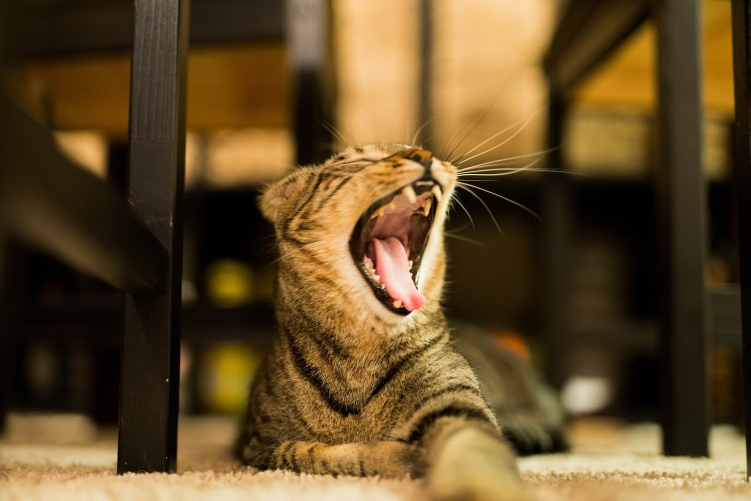
#> input picture source/图像的几何变换/cat.jpg, 1501 x 1001 px (shown at 1/2 size)
$ jupyter execute '图像的几何变换.ipynb'   (shell and % lines are left out)
#> lines starting #> are read from the running program, lines starting #| are printed output that depends on the picture; after the words box and inside, x2 and y2 are one past the last pixel; in counts of white or black regions, pixels touching at a corner belong together
# 缩放（scaling）

[cell 1]
import cv2
import numpy as np
from matplotlib import pyplot as plt

img = cv2.imread('cat.jpg')
#> img is the input picture: shape (1001, 1501, 3); mean B, G, R 40.5, 76.6, 100.2
#放大1.5倍
img2 = cv2.resize(img,None,fx=1.5, fy=1.5, interpolation = cv2.INTER_CUBIC)

# #OR

# height, width = img.shape[:2]
# res = cv2.resize(img,(2*width, 2*height), interpolation = cv2.INTER_CUBIC)

plt.subplot(121),plt.imshow(cv2.cvtColor(img, cv2.COLOR_BGR2RGB)),plt.title('Input')
plt.subplot(122),plt.imshow(cv2.cvtColor(img2, cv2.COLOR_BGR2RGB)),plt.title('Output')
plt.show()

# 位移（translation）

[cell 2]
import cv2
import numpy as np
from matplotlib import pyplot as plt

img = cv2.imread('cat.jpg',1)
#读取图片大小信息
rows,cols = img.shape[:2]
#> rows = 1001; cols = 1501
#定义M矩阵（位移方向和距离信息），以下为向x轴方向移动500像素点，再向y轴方向移动500个像素点
M = np.float32([[1,0,500],[0,1,500]])
#应用m矩阵到原图像
dst = cv2.warpAffine(img,M,(cols,rows))
#显示
plt.subplot(121),plt.imshow(cv2.cvtColor(img, cv2.COLOR_BGR2RGB)),plt.title('Input')
plt.subplot(122),plt.imshow(cv2.cvtColor(dst, cv2.COLOR_BGR2RGB)),plt.title('Output')
plt.show()

# 旋转（rotation）

[cell 3]
import cv2
import numpy as np
from matplotlib import pyplot as plt

#读取图片
img = cv2.imread('cat.jpg',1)
#读取图片大小信息
rows,cols = img.shape[:2]
#创建旋转矩阵
M = cv2.getRotationMatrix2D((cols/2,rows/2),90,1)
#应用到原图像
dst = cv2.warpAffine(img,M,(cols,rows))
#显示
plt.subplot(121),plt.imshow(cv2.cvtColor(img, cv2.COLOR_BGR2RGB)),plt.title('Input')
plt.subplot(122),plt.imshow(cv2.cvtColor(dst, cv2.COLOR_BGR2RGB)),plt.title('Output')
plt.show()

# 仿射变换（affine transformation）

[cell 4]
import cv2
import numpy as np
from matplotlib import pyplot as plt
#读取图片
img = cv2.imread('cat.jpg',1)
#读取图片大小信息
rows,cols = img.shape[:2]
#定义原图像中的参照点
pts1 = np.float32([[50,50],[200,50],[50,200]])
#定义原图像中的参照点在新图像中的位置
pts2 = np.float32([[10,100],[200,50],[100,250]])
#计算出仿射矩阵
M = cv2.getAffineTransform(pts1,pts2)
#应用到原图像
dst = cv2.warpAffine(img,M,(cols,rows))
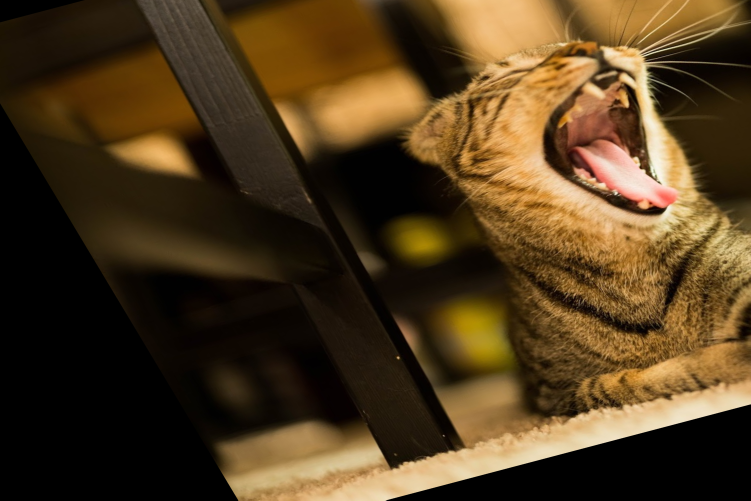
#> dst: shape (1001, 1501, 3) (shown at 1/2 size); mean B, G, R 29.8, 58.5, 79.2

plt.subplot(121),plt.imshow(cv2.cvtColor(img, cv2.COLOR_BGR2RGB)),plt.title('Input')
plt.subplot(122),plt.imshow(cv2.cvtColor(dst, cv2.COLOR_BGR2RGB)),plt.title('Output')
plt.show()
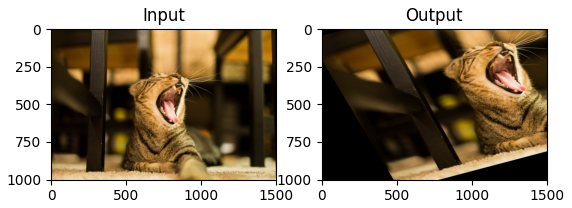
#> figure drawn by matplotlib, 2 panels

# 透视变换（Perspective Transformation）

[cell 5]
import cv2
import numpy as np
from matplotlib import pyplot as plt
#读取图片
img = cv2.imread('cat_pt.jpg',1)
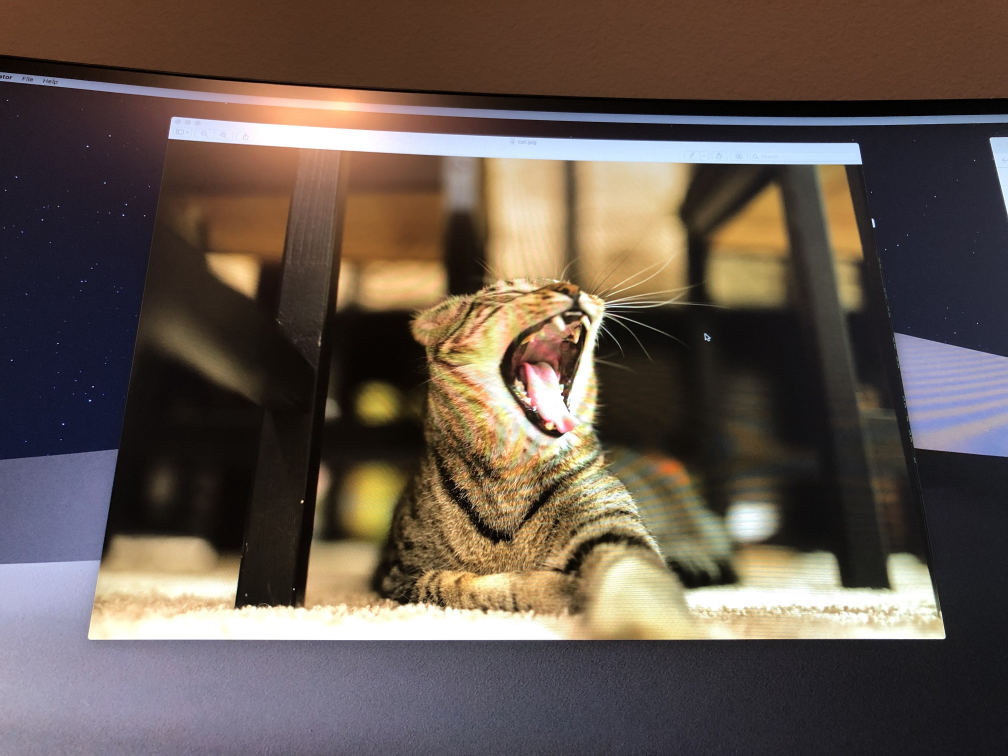
#> input picture source/图像的几何变换/cat_pt.jpg, 4032 x 3024 px (shown at 1/4 size)
#> img is the input picture: shape (3024, 4032, 3); mean B, G, R 77.8, 86.3, 99.5
#读取图片大小信息
rows,cols = img.shape[:2]
#> rows = 3024; cols = 4032
#选取原图中需要被转换物体的四个顶点
pts1 = np.float32([[550,500],[3400,590],[280,3870],[3890,3500]])
#设置在新图像中原图像的四个顶点的位置
pts2 = np.float32([[0,0],[3000,0],[0,3000],[3000,3000]])
#计算转换M矩阵
M = cv2.getPerspectiveTransform(pts1,pts2)
#应用M矩阵到原图像
dst = cv2.warpPerspective(img,M,(3000,2000))
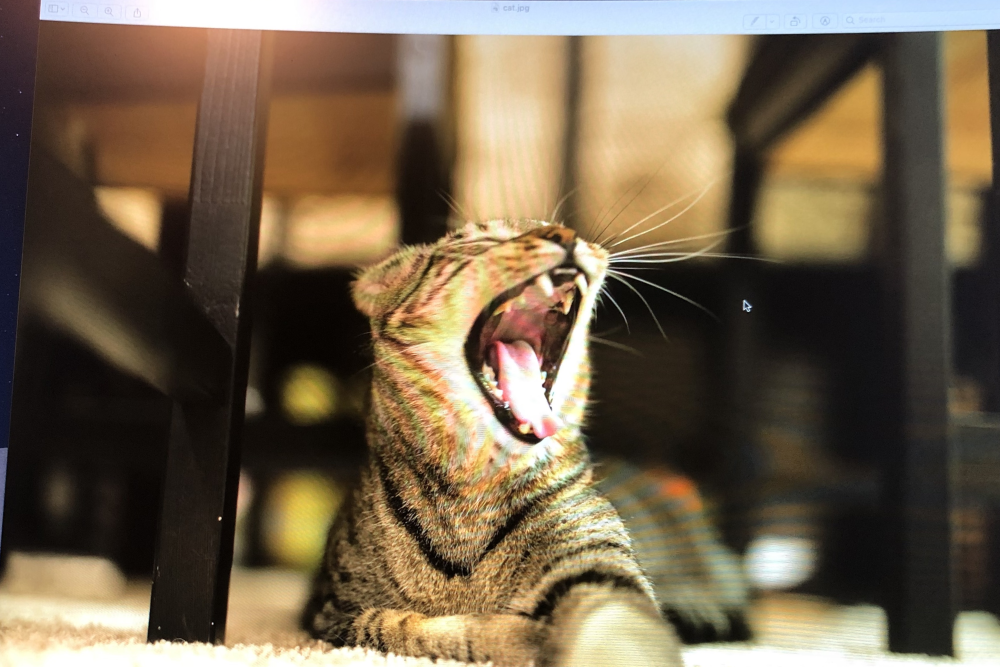
#> dst: shape (2000, 3000, 3) (shown at 1/3 size); mean B, G, R 76.1, 98, 113.9

plt.subplot(121),plt.imshow(cv2.cvtColor(img, cv2.COLOR_BGR2RGB)),plt.title('Input')
plt.subplot(122),plt.imshow(cv2.cvtColor(dst, cv2.COLOR_BGR2RGB)),plt.title('Output')
plt.show()
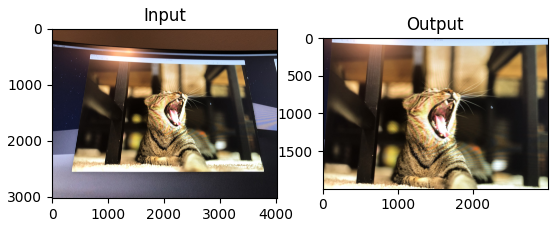
#> figure drawn by matplotlib, 2 panels

# 单应性变换（Homography Tranformation）

[cell 6]
import cv2
import numpy as np
from matplotlib import pyplot as plt


#读取图片

img = cv2.imread('test.png',1)
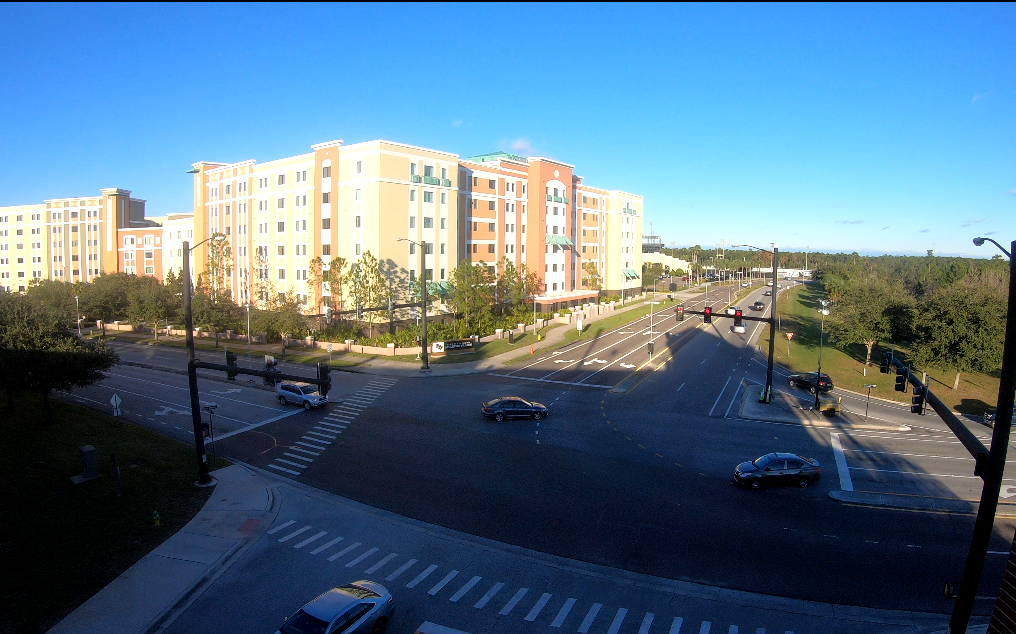
#> input picture source/图像的几何变换/test.png, 1016 x 634 px
#> img is the input picture: shape (634, 1016, 3); mean B, G, R 137.3, 116, 87.3

# 定义原图中的四个点

pts_src = np.array([[428, 367], [745, 412], [847, 490],[299, 473]])

# 读取第二张图片

im_dst = cv2.imread('base.png')
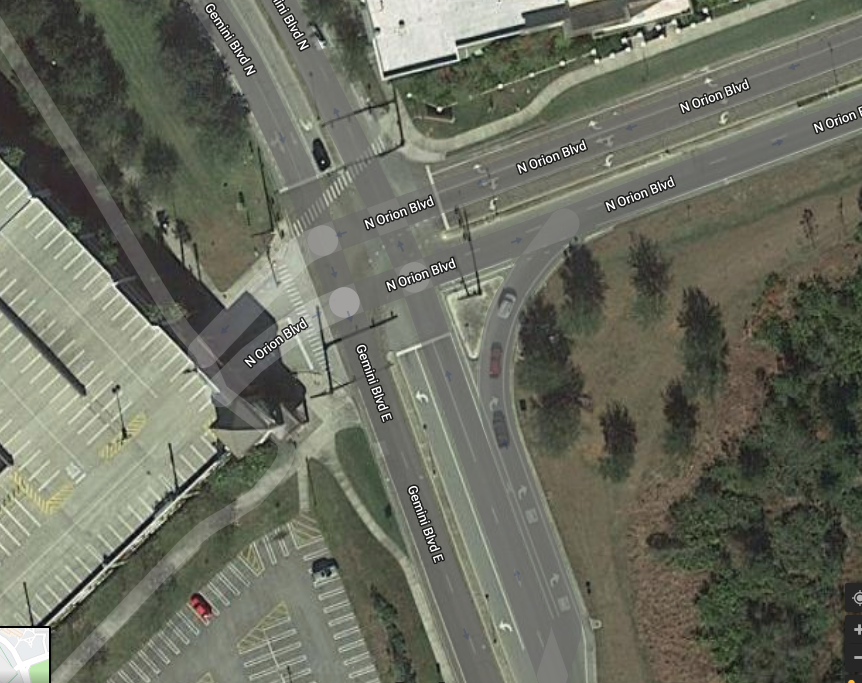
#> input picture source/图像的几何变换/base.png, 862 x 683 px
#> im_dst is the input picture: shape (683, 862, 3); mean B, G, R 96, 109.3, 106.9
#  定义原图中的四个点在第二张图片中对应的位置

pts_dst = np.array([[404, 134],[447, 294],[398, 352],[299, 233]])

# 计算单应性矩阵h

h, status = cv2.findHomography(pts_src, pts_dst)
#-----------------------------------------验证H 矩阵---------------
#在原图中定义一个点
inputX=500
inputY=400

#转换这个点坐标为np数组
newPoint=np.array([inputX,inputY,1],np.float32)
#计算应用矩阵后的点坐标矩阵
newpoinMatrix = h.dot(newPoint)
#新坐标点矩阵转换为2d坐标
outputX=newpoinMatrix[0]/newpoinMatrix[2]
outputY=newpoinMatrix[1]/newpoinMatrix[2]

#在两幅图中标记两点
cv2.circle(im_dst,(int(outputX),int(outputY)), 20, (255,0,0), -1)
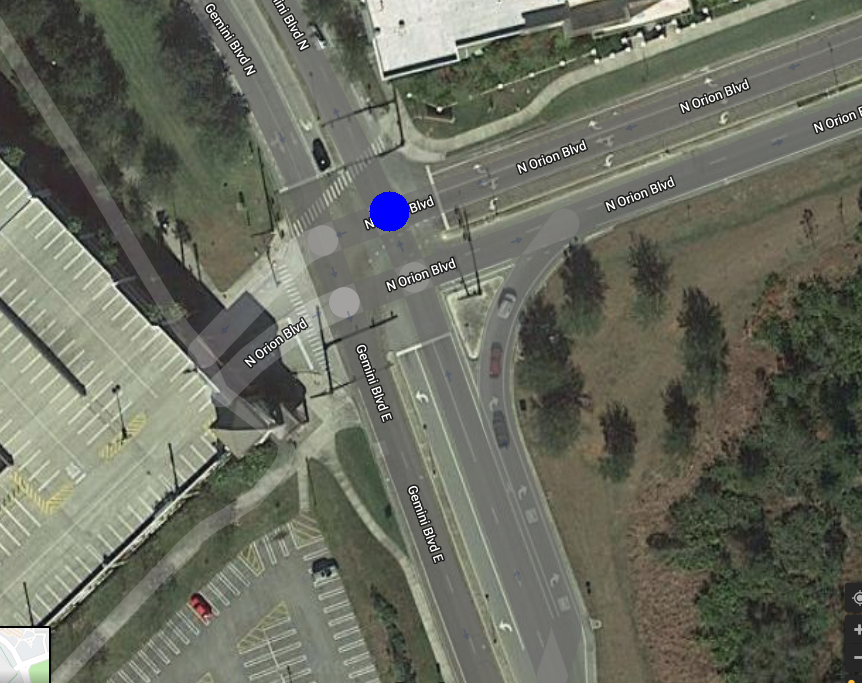
#> im_dst: shape (683, 862, 3); 0.21% of pixels changed, all inside (x1, y1, x2, y2) = (369, 191, 410, 232)
cv2.circle(img,(inputX,inputY), 20, (255,0,0), -1)
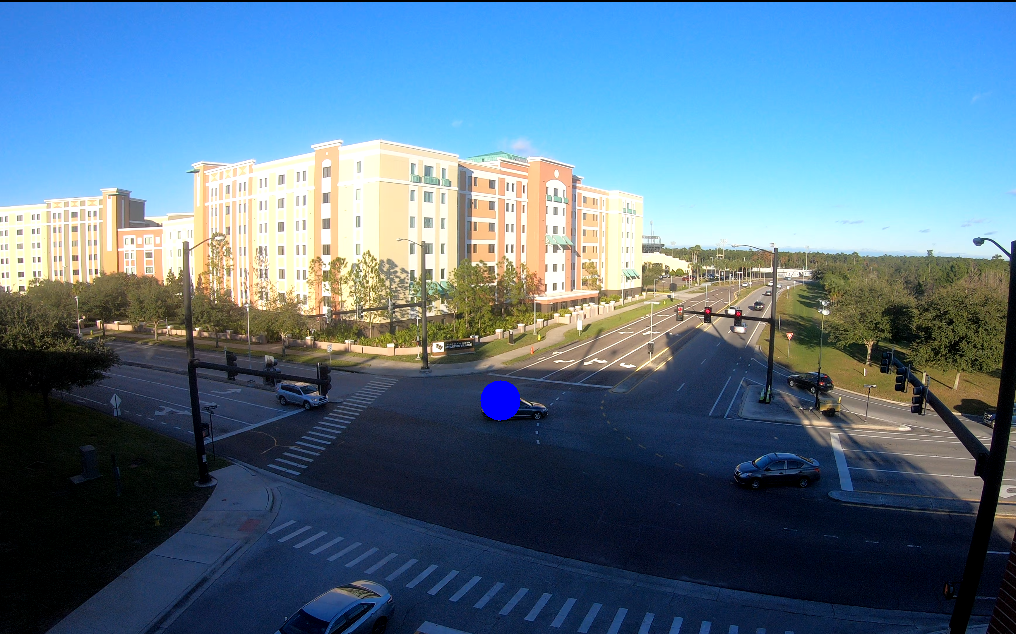
#> img: shape (634, 1016, 3); 0.2% of pixels changed, all inside (x1, y1, x2, y2) = (480, 380, 521, 421)
# Display images
plt.subplot(121),plt.imshow(cv2.cvtColor(img, cv2.COLOR_BGR2RGB)),plt.title('Input')
plt.subplot(122),plt.imshow(cv2.cvtColor(im_dst, cv2.COLOR_BGR2RGB)),plt.title('Output')
plt.show()
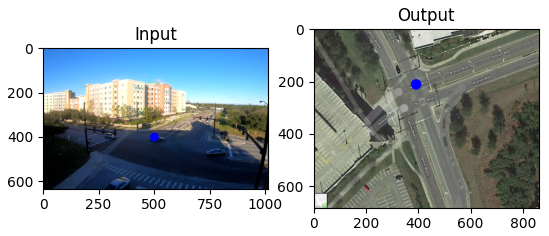
#> figure drawn by matplotlib, 2 panels
